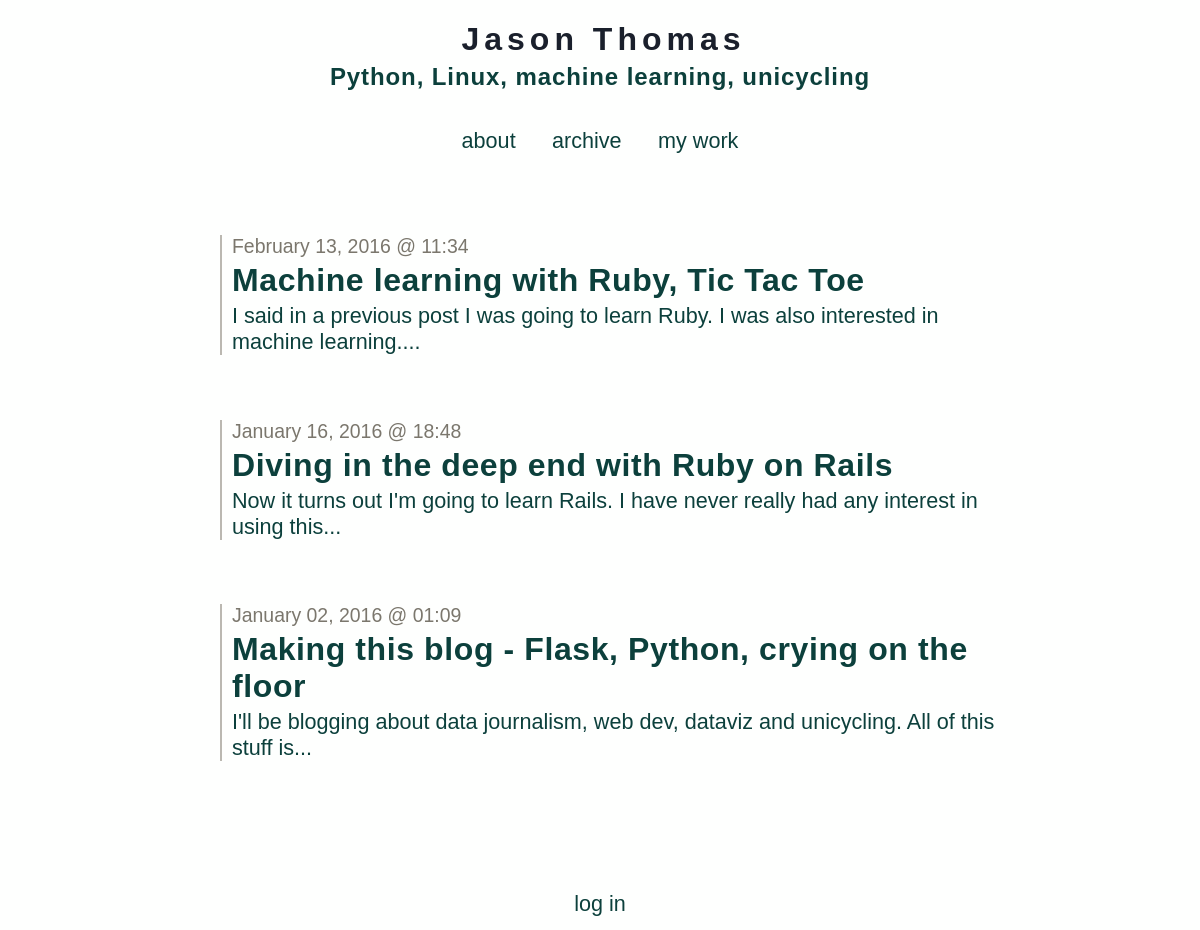
Page /archive on the earlier database version.
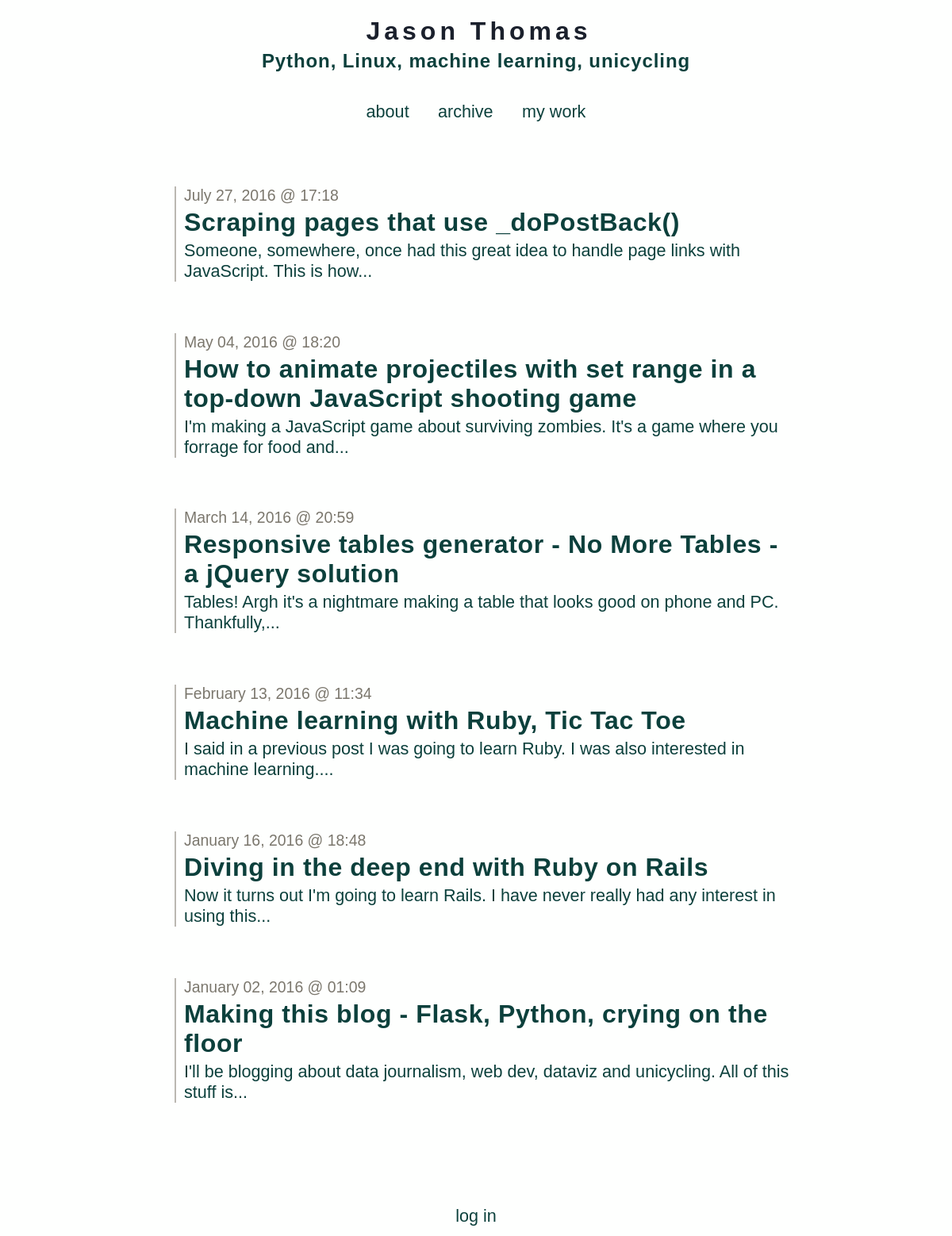
Same page on the later database version.
### tables this page shows
CREATE TABLE entries (
  id integer primary key autoincrement,
  entryDate date not null,
  title text not null,
  text text not null
);

### app.py (the view)
@app.route('/archive')
def show_archive():
    session.pop('logged_in', None)
    entries = getSqlRecords()
    return render_template('show_archive.html', entries=entries)

### app.py (called while the page is built)
def connect_db():
    return sqlite3.connect(app.config['DATABASE'])

def getSqlRecords():
    cursor = g.db.execute('select title, entryDate, text from entries order by id asc')
    entries = [dict(title=row[0], date=row[1], text=row[2]) for row in cursor.fetchall()]
    return entries

@app.before_request
def before_request():
    g.db = connect_db()

@app.teardown_request
def teardown_request(exception):
    db = getattr(g, 'db', None)
    if db is not None:
        db.close()

### templates/show_archive.html
{% extends "layout.html" %}
{% block body %}
  <ul class=entries>
  {% set entry_length=entries|length %}
  {% if entry_length > 0 %}
    {% for entry in entries|reverse() %}
      {% set this_entry_i=entry_length-loop.index %}
      <li class=archiveLink value=><a href="/post?postNum={{this_entry_i}}"><p class=dateText>{{ entry.date|safe }}</p><h2>{{ entry.title }}</h2> <p>{{entry.text|striptags|truncate(100) }}</p></a>
    {% endfor %}
  {% else %}
    <li><em>Why not say something?</em>
  {% endif %}
  </ul>
{% endblock %}

### templates/layout.html (shortened to what this page needs)
<!doctype html>
<link rel="stylesheet" href="{{ url_for('static', filename='default.css') }}">
<link rel=stylesheet type=text/css href="{{ url_for('static', filename='style.css') }}">
<div class=topBanner>
  <a href="/">
    <h1>Jason Thomas</h1>
    <h4>Python, Linux, machine learning, unicycling</h4>
  </a>
</div>
<div class=topLinks>
  <a href="{{ url_for('about') }}">about</a>
  <a href="{{ url_for('show_archive') }}">archive</a>
  <a href="{{ url_for('my_work') }}">my work</a>
</div>
<div class=page>
  {% block body %}{% endblock %}
</div>
<div class=metanav>
  {% if not session.logged_in %}
    <a href="{{ url_for('login') }}">log in</a>
  {% else %}
    <a href="{{ url_for('logout') }}">log out</a>
  {% endif %}
</div>

### static/style.css (style rules this page uses)
a,h2,h3 { color: #0C403C; }
a:link { text-decoration: none; }
h1,h2,h3,h4 { letter-spacing: 0.6px; }
.page { margin: 3em auto; padding: .8em; max-width: 800px; }
.page a { text-decoration: underline; }
li { margin-bottom: 3em; list-style: none; padding-left:10px; border-left: 2px solid #BBB8B1; margin-left:10px; }
.archiveLink * { cursor:pointer; margin-bottom: 0.125em; margin-top: 0.125em; }
.archiveLink a { text-decoration: none; }
ul { padding-left:10px; }
.topBanner { width: 100%; text-align: center; cursor: pointer; }
.topBanner h1 { font-size: 4.0vh; margin-bottom:5px; letter-spacing:5px; margin-left:7px; color: #1A202C; }
.topBanner h4 { font-size: 3.0vh; letter-spacing:0.9px; margin-top:5px; color: #0C403C; }
.metanav, .topLinks { text-align: center; font-size: 0.9em; padding: 0.3em; }
.topLinks * { margin: 0.75em; margin-top: 0; }
.dateText { margin-bottom:0px; color: #7B776D; font-size:90%; }
h1 { font-size: 4.0vh; }
h2 { font-size: 4.0vh; }
h4 { font-size: 3.2vh; }
p, a, code, li { font-size: 2.7vh; }

Differences in the rows shown:
added entries: date "July 27, 2016 @ 17:18", title "Scraping pages that use _doPostBack()", text "Someone, somewhere, once had this great idea to handle page links with JavaScript. This is how..."
added entries: date "May 04, 2016 @ 18:20", title "How to animate projectiles with set range in a top-down JavaScript shooting game", text "I'm making a JavaScript game about surviving zombies. It's a game where you forrage for food and..."
added entries: date "March 14, 2016 @ 20:59", title "Responsive tables generator - No More Tables - a jQuery solution", text "Tables! Argh it's a nightmare making a table that looks good on phone and PC. Thankfully,..."
